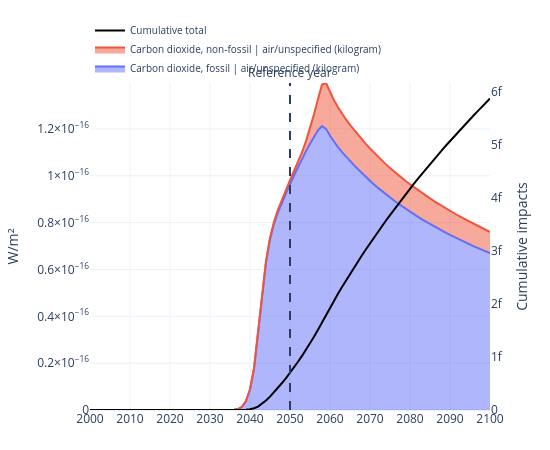

The code cell stored with this chart in its notebook:
### Code cell
from trails.plotting import plot_rf

fig = plot_rf(
    trails=trails,
    reference_year=2050,
    by="flow",
    year_range=(2000, 2100),
    year_tick=10,
)
fig.show()
